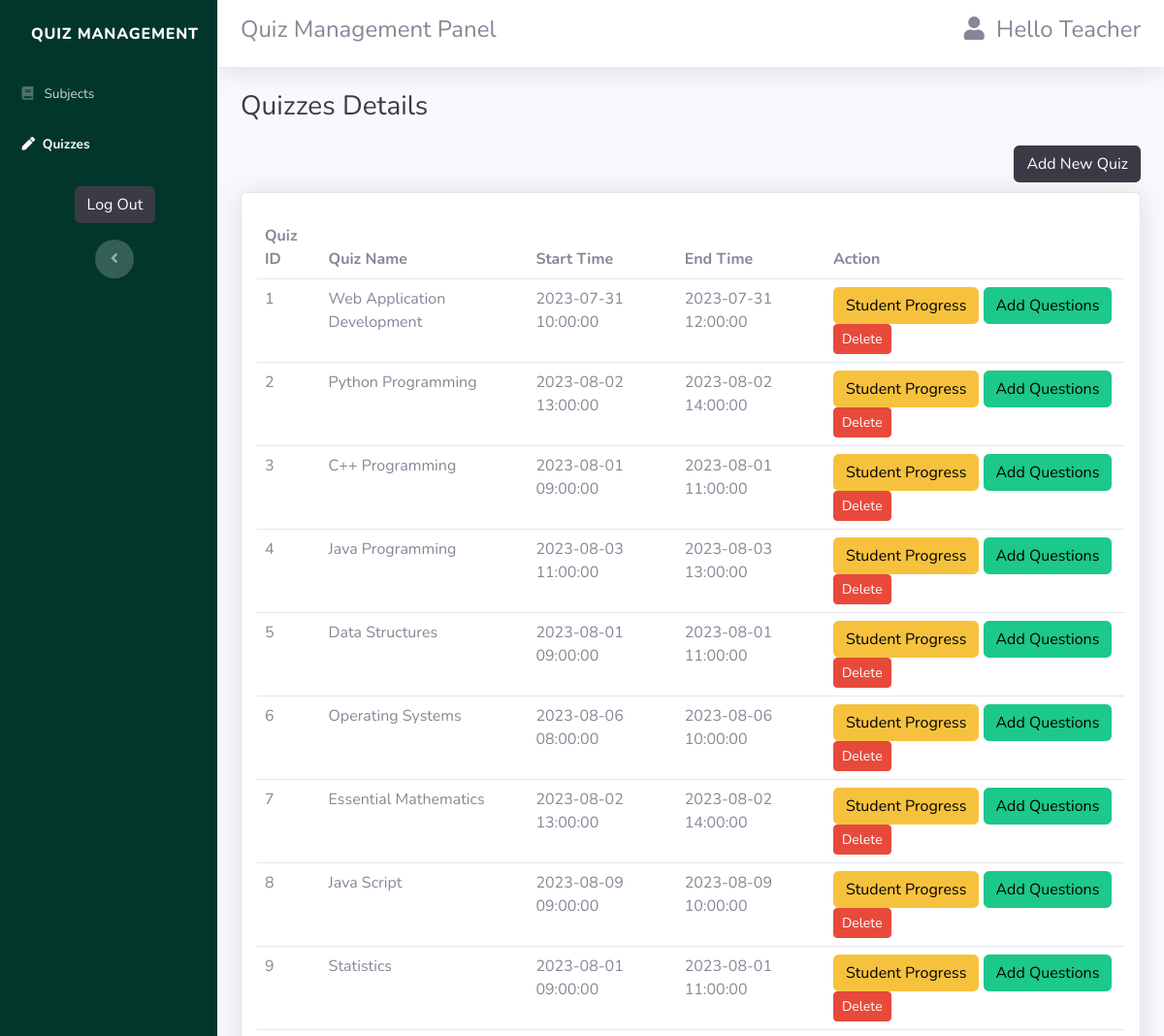
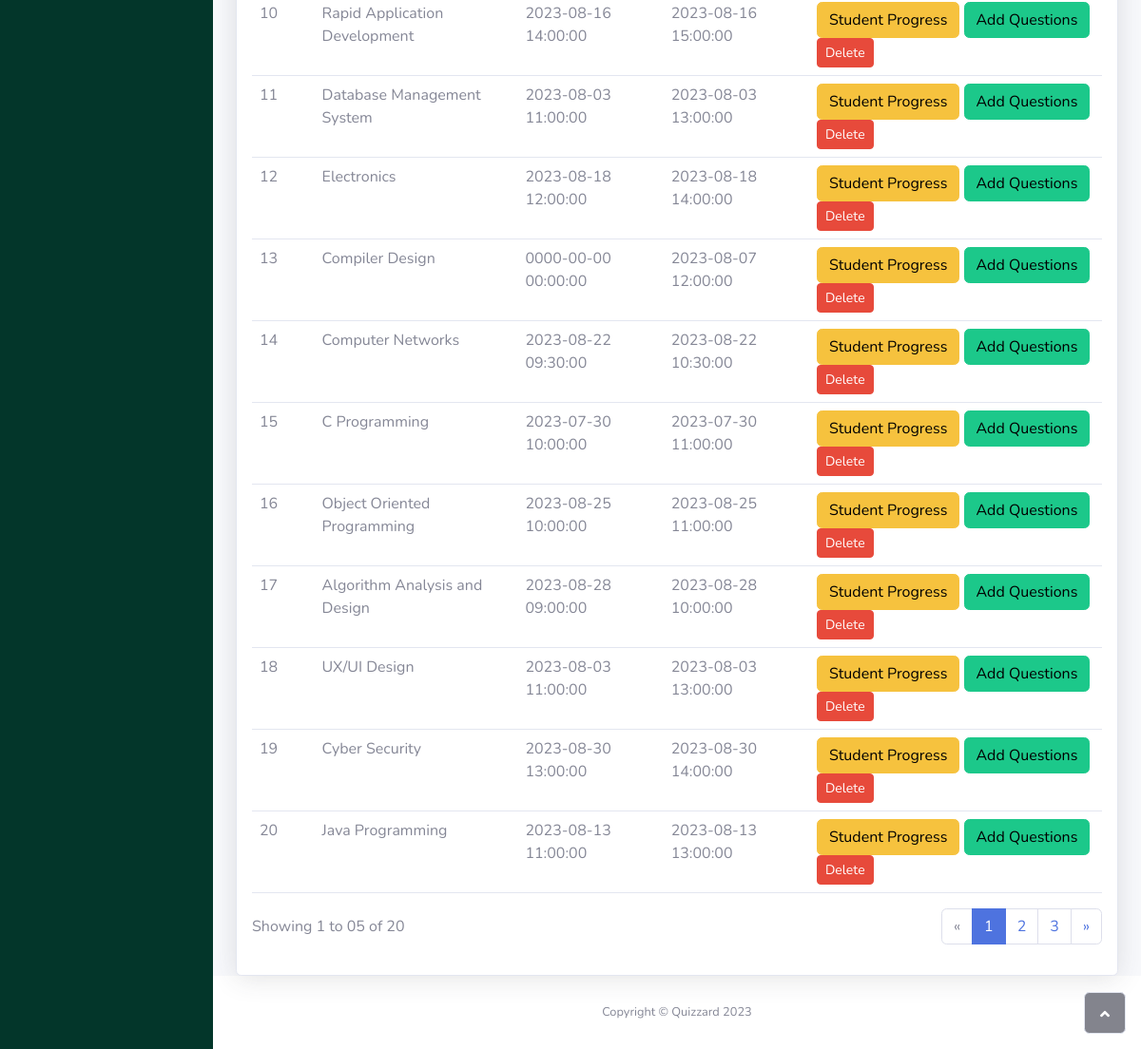
The app's page /lecturer_quizzes.php with its own data (2 pictures, top to bottom).
### tables this page shows
CREATE TABLE `quiz` (
  `Quiz_ID` int(11) NOT NULL,
  `User_ID` int(11) DEFAULT NULL,
  `Subject_ID` int(11) DEFAULT NULL,
  `Quiz_Name` varchar(64) NOT NULL,
  `Quiz_Password` char(10) NOT NULL,
  `Start_Time` datetime DEFAULT NULL,
  `End_Time` datetime DEFAULT NULL
);

### lecturer_quizzes.php (the view, shortened to what this page needs)
<?php
include_once 'headerteacher.php';
?>
<?php
include_once 'headerteacher.php';
?>
<body>
    <div class="container-fluid">
        <h3 class="text-dark mb-4">Quizzes Details</h3>
        <div class="mb-2">
            <button class="btn btn-dark" type="submit" data-bs-toggle="modal" data-bs-target="#addNewQuiz"
                style="float:right;">Add New Quiz</button>
        </div>
        <div class="card shadow">
            <div class="card-body">
                <div class="table-responsive table mt-2" id="dataTable" role="grid" aria-describedby="dataTable_info">
                    <table class="table my-0" id="dataTable">
                        <thead>
                            <tr>
                                <th>Quiz ID</th>
                                <th>Quiz Name</th>
                                <th>Start Time</th>
                                <th>End Time</th>
                                <th>Action</th>
                            </tr>
                        </thead>
                        <tbody>
                            <?php
                            include 'connect.php';
                            $sql = "SELECT * FROM quiz";
                            $result = mysqli_query($con, $sql);
                            while ($row = $result->fetch_assoc()) {
                                echo "
                    <tr>
                    <td>$row[Quiz_ID]</td>
                    <td>$row[Quiz_Name]</td>
                    <td>$row[Start_Time]</td>
                    <td>$row[End_Time]</td>
                    <td>
                    <a href='show_progress.php?Quiz_ID=$row[Quiz_ID]'><button class='btn btn-warning' type='submit'>Student Progress</button></a>
                    <button class='btn btn-success' type='submit' name='edit' data-bs-toggle='modal' data-bs-target='#addNewQuestions'>Add Questions</button>
                    <a class='btn btn-danger btn-sm'href='/Quizzard/dltquiz.php?Quiz_ID=$row[Quiz_ID]'>Delete</a>
                    </td>
                    </tr>
                    ";
                            }
                            ?>
                        </tbody>
                    </table>
                </div>
                <div class="row">
                    <div class="col-md-6 align-self-center">
                        <p id="dataTable_info" class="dataTables_info" role="status" aria-live="polite">Showing 1 to 05
                            of 20</p>
                    </div>
                    <div class="col-md-6">
                        <nav class="d-lg-flex justify-content-lg-end dataTables_paginate paging_simple_numbers">
                            <ul class="pagination">
                                <li class="page-item disabled">
                                    <a class="page-link" aria-label="Previous" href="#">
                                        <span aria-hidden="true">«</span>
                                    </a>
                                </li>
                                <li class="page-item active">
                                    <a class="page-link" href="#">1</a>
                                </li>
                                <li class="page-item">
                                    <a class="page-link" href="#">2</a>
                                </li>
                                <li class="page-item">
                                    <a class="page-link" href="#">3</a>
                                </li>
                                <li class="page-item">
                                    <a class="page-link" aria-label="Next" href="#">
                                        <span aria-hidden="true">»</span>
                                    </a>
                                </li>
                            </ul>
                        </nav>
                    </div>
                </div>
            </div>
        </div>
    </div>
    </div>
    <a class="border rounded d-inline scroll-to-top" href="#page-top">
        <i class="fas fa-angle-up"></i>
    </a>
</body>
<?php
include_once 'footer.php';
?>

### headerteacher.php (shortened to what this page needs)
<!DOCTYPE html>
<html lang="en">
    <head>
        <link rel="stylesheet" href="assets/bootstrap/css/bootstrap.min.css">
        <link rel="stylesheet" href="assets/fonts/fontawesome-all.min.css">
    </head>
    <body id="page-top">
        <div id="wrapper">
            <nav id="main-nav" class="navbar align-items-start sidebar sidebar-dark accordion  p-0" style="padding-bottom: 0px; ">
                <div class="container-fluid d-flex flex-column p-0">
                    <a class="navbar-brand d-flex justify-content-center align-items-center sidebar-brand m-0" href="#">
                        <div class="sidebar-brand-text mx-3">
                            <span>Quiz Management </span>
                        </div>
                    </a>
                    <ul class="navbar-nav text-light" id="accordionSidebar">
                        <li class="nav-item">
                            <a id="anchor1" class="nav-link" href="lecturer_subjects.php">
                                <i class="fas fa-book"></i>
                                <span>&nbsp;Subjects</span>
                            </a>
                        </li>
                        <li class="nav-item">
                            <a id="anchor2" class="nav-link" href="lecturer_quizzes.php">
                                <i class="fas fa-pen"></i>
                                <span>Quizzes</span>
                            </a>
                        </li>
                    </ul>
                    <a class="btn btn-dark btn-dark btn-md" role="button" data-bss-hover-animate="pulse" href="index.php">Log Out</a>
                    <div class="text-center d-none d-md-inline">
                        <button class="btn rounded-circle border-0" id="sidebarToggle" type="button"></button>
                    </div>
                </div>
            </nav>
            <div class="d-flex flex-column" id="content-wrapper">
                <div id="content">
                    <nav class="navbar navbar-light navbar-expand-md bg-white shadow mb-4 py-3 static-top">
                        <div class="container-fluid">
                            <h4>Quiz Management Panel</h4>
                            <h4 class="align-self-right">
                                <i class="fas fa-user"></i>
                                <span>&nbsp;Hello Teacher</span>
                            </h4>
                        </div>
                    </nav>

### footer.php
<footer class="bg-white sticky-footer">
<a class="border rounded d-inline scroll-to-top" href="#page-top"><i class="fas fa-angle-up"></i></a>
    <div class="container my-auto">
        <div class="text-center my-auto copyright"><span>Copyright © Quizzard 2023</span></div>
    </div>
</footer>

### headerteacher.php (style rules this page uses)
#main-nav, #modal-body { background-color: #03362A; }

### records on screen
quiz: Quiz_ID "1", Quiz_Name "Web Application Development", Start_Time "2023-07-31 10:00:00", End_Time "2023-07-31 12:00:00"
quiz: Quiz_ID "2", Quiz_Name "Python Programming", Start_Time "2023-08-02 13:00:00", End_Time "2023-08-02 14:00:00"
quiz: Quiz_ID "3", Quiz_Name "C++ Programming", Start_Time "2023-08-01 09:00:00", End_Time "2023-08-01 11:00:00"
quiz: Quiz_ID "4", Quiz_Name "Java Programming", Start_Time "2023-08-03 11:00:00", End_Time "2023-08-03 13:00:00"
quiz: Quiz_ID "5", Quiz_Name "Data Structures", Start_Time "2023-08-01 09:00:00", End_Time "2023-08-01 11:00:00"
quiz: Quiz_ID "6", Quiz_Name "Operating Systems", Start_Time "2023-08-06 08:00:00", End_Time "2023-08-06 10:00:00"
quiz: Quiz_ID "7", Quiz_Name "Essential Mathematics", Start_Time "2023-08-02 13:00:00", End_Time "2023-08-02 14:00:00"
quiz: Quiz_ID "8", Quiz_Name "Java Script", Start_Time "2023-08-09 09:00:00", End_Time "2023-08-09 10:00:00"
quiz: Quiz_ID "9", Quiz_Name "Statistics", Start_Time "2023-08-01 09:00:00", End_Time "2023-08-01 11:00:00"
quiz: Quiz_ID "10", Quiz_Name "Rapid Application Development", Start_Time "2023-08-16 14:00:00", End_Time "2023-08-16 15:00:00"
quiz: Quiz_ID "11", Quiz_Name "Database Management System", Start_Time "2023-08-03 11:00:00", End_Time "2023-08-03 13:00:00"
quiz: Quiz_ID "12", Quiz_Name "Electronics", Start_Time "2023-08-18 12:00:00", End_Time "2023-08-18 14:00:00"
quiz: Quiz_ID "13", Quiz_Name "Compiler Design", Start_Time "0000-00-00 00:00:00", End_Time "2023-08-07 12:00:00"
quiz: Quiz_ID "14", Quiz_Name "Computer Networks", Start_Time "2023-08-22 09:30:00", End_Time "2023-08-22 10:30:00"
quiz: Quiz_ID "15", Quiz_Name "C Programming", Start_Time "2023-07-30 10:00:00", End_Time "2023-07-30 11:00:00"
quiz: Quiz_ID "16", Quiz_Name "Object Oriented Programming", Start_Time "2023-08-25 10:00:00", End_Time "2023-08-25 11:00:00"
quiz: Quiz_ID "17", Quiz_Name "Algorithm Analysis and Design", Start_Time "2023-08-28 09:00:00", End_Time "2023-08-28 10:00:00"
quiz: Quiz_ID "18", Quiz_Name "UX/UI Design", Start_Time "2023-08-03 11:00:00", End_Time "2023-08-03 13:00:00"
quiz: Quiz_ID "19", Quiz_Name "Cyber Security", Start_Time "2023-08-30 13:00:00", End_Time "2023-08-30 14:00:00"
quiz: Quiz_ID "20", Quiz_Name "Java Programming", Start_Time "2023-08-13 11:00:00", End_Time "2023-08-13 13:00:00"
